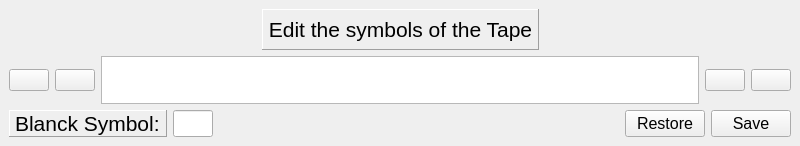
<?xml version="1.0" encoding="UTF-8"?>
<ui version="4.0">
 <class>EditTapes</class>
 <widget class="QMainWindow" name="EditTapes">
  <property name="geometry">
   <rect>
    <x>0</x>
    <y>0</y>
    <width>800</width>
    <height>146</height>
   </rect>
  </property>
  <property name="windowTitle">
   <string>MainWindow</string>
  </property>
  <widget class="QWidget" name="centralwidget">
   <layout class="QVBoxLayout" name="verticalLayout">
    <item>
     <layout class="QHBoxLayout" name="Title">
      <item>
       <spacer name="zSpacerL">
        <property name="orientation">
         <enum>Qt::Horizontal</enum>
        </property>
        <property name="sizeHint" stdset="0">
         <size>
          <width>40</width>
          <height>20</height>
         </size>
        </property>
       </spacer>
      </item>
      <item>
       <widget class="QLabel" name="zTitleLabel">
        <property name="font">
         <font>
          <pointsize>16</pointsize>
         </font>
        </property>
        <property name="frameShape">
         <enum>QFrame::Panel</enum>
        </property>
        <property name="frameShadow">
         <enum>QFrame::Raised</enum>
        </property>
        <property name="lineWidth">
         <number>1</number>
        </property>
        <property name="midLineWidth">
         <number>0</number>
        </property>
        <property name="text">
         <string> Edit the symbols of the Tape </string>
        </property>
        <property name="alignment">
         <set>Qt::AlignCenter</set>
        </property>
        <property name="wordWrap">
         <bool>false</bool>
        </property>
        <property name="margin">
         <number>0</number>
        </property>
       </widget>
      </item>
      <item>
       <spacer name="zSpacerR">
        <property name="orientation">
         <enum>Qt::Horizontal</enum>
        </property>
        <property name="sizeHint" stdset="0">
         <size>
          <width>40</width>
          <height>20</height>
         </size>
        </property>
       </spacer>
      </item>
     </layout>
    </item>
    <item>
     <layout class="QHBoxLayout" name="Tape">
      <item>
       <widget class="QPushButton" name="plusLeftBt">
        <property name="sizePolicy">
         <sizepolicy hsizetype="Minimum" vsizetype="Maximum">
          <horstretch>0</horstretch>
          <verstretch>0</verstretch>
         </sizepolicy>
        </property>
        <property name="text">
         <string/>
        </property>
       </widget>
      </item>
      <item>
       <widget class="QPushButton" name="minusLeftBt">
        <property name="sizePolicy">
         <sizepolicy hsizetype="Minimum" vsizetype="Maximum">
          <horstretch>0</horstretch>
          <verstretch>0</verstretch>
         </sizepolicy>
        </property>
        <property name="text">
         <string/>
        </property>
       </widget>
      </item>
      <item>
       <widget class="QListWidget" name="tapeList">
        <property name="maximumSize">
         <size>
          <width>16777215</width>
          <height>48</height>
         </size>
        </property>
       </widget>
      </item>
      <item>
       <widget class="QPushButton" name="minusRightBt">
        <property name="sizePolicy">
         <sizepolicy hsizetype="Minimum" vsizetype="Maximum">
          <horstretch>0</horstretch>
          <verstretch>0</verstretch>
         </sizepolicy>
        </property>
        <property name="text">
         <string/>
        </property>
       </widget>
      </item>
      <item>
       <widget class="QPushButton" name="plusRightBt">
        <property name="sizePolicy">
         <sizepolicy hsizetype="Minimum" vsizetype="Maximum">
          <horstretch>0</horstretch>
          <verstretch>0</verstretch>
         </sizepolicy>
        </property>
        <property name="text">
         <string/>
        </property>
       </widget>
      </item>
     </layout>
    </item>
    <item>
     <layout class="QHBoxLayout" name="BlackSymbol">
      <item>
       <widget class="QLabel" name="zBlanckSymLabel">
        <property name="font">
         <font>
          <pointsize>16</pointsize>
         </font>
        </property>
        <property name="frameShape">
         <enum>QFrame::Panel</enum>
        </property>
        <property name="frameShadow">
         <enum>QFrame::Raised</enum>
        </property>
        <property name="text">
         <string>Blanck Symbol:</string>
        </property>
        <property name="margin">
         <number>1</number>
        </property>
       </widget>
      </item>
      <item>
       <widget class="QLineEdit" name="blanckSymLEdit">
        <property name="sizePolicy">
         <sizepolicy hsizetype="Preferred" vsizetype="Preferred">
          <horstretch>0</horstretch>
          <verstretch>0</verstretch>
         </sizepolicy>
        </property>
        <property name="maximumSize">
         <size>
          <width>40</width>
          <height>16777215</height>
         </size>
        </property>
        <property name="font">
         <font>
          <pointsize>12</pointsize>
         </font>
        </property>
        <property name="maxLength">
         <number>1</number>
        </property>
        <property name="alignment">
         <set>Qt::AlignCenter</set>
        </property>
       </widget>
      </item>
      <item>
       <spacer name="zSpacer">
        <property name="orientation">
         <enum>Qt::Horizontal</enum>
        </property>
        <property name="sizeHint" stdset="0">
         <size>
          <width>40</width>
          <height>20</height>
         </size>
        </property>
       </spacer>
      </item>
      <item>
       <widget class="QPushButton" name="restoreBt">
        <property name="font">
         <font>
          <pointsize>12</pointsize>
         </font>
        </property>
        <property name="text">
         <string>Restore</string>
        </property>
       </widget>
      </item>
      <item>
       <widget class="QPushButton" name="saveBt">
        <property name="font">
         <font>
          <pointsize>12</pointsize>
         </font>
        </property>
        <property name="text">
         <string>Save</string>
        </property>
       </widget>
      </item>
     </layout>
    </item>
   </layout>
  </widget>
 </widget>
 <resources/>
 <connections/>
</ui>
